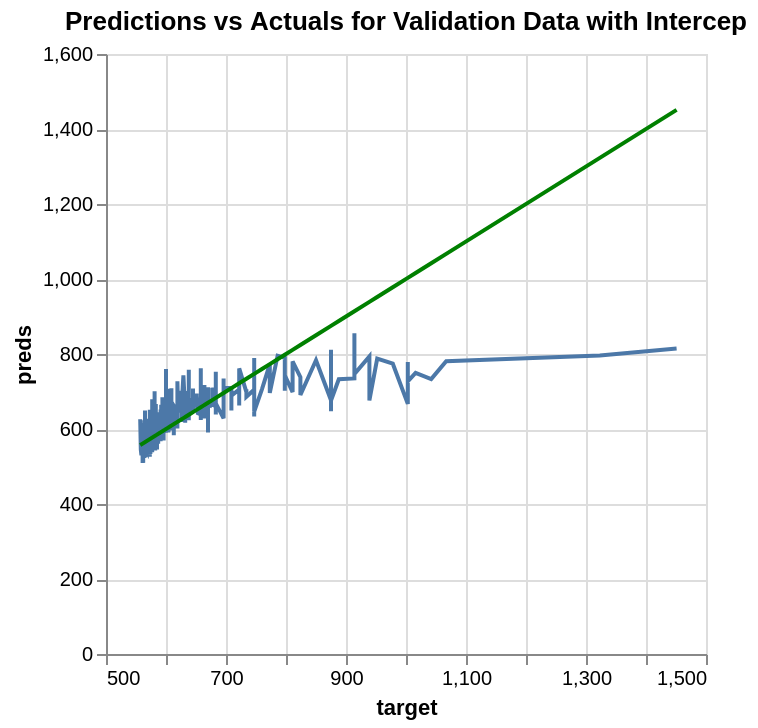

Notebook cell for this chart:
### Code cell
perfect = alt.Chart(pd.DataFrame({'target': y_val.values.flatten(), 'preds': y_val.values.flatten()})).mark_line(color='green').encode(
    x='target',
    y='preds'
)

pred_chart_val = alt.Chart(pd.DataFrame({'target': y_val.values.flatten(), 'preds': y_val_pred_T.flatten()})).mark_line().encode(
    x='target',
    y='preds'
)

(pred_chart_val + perfect).properties(title = 'Predictions vs Actuals for Validation Data with Intercep')

### Figure 1 — Vega-Lite specification as saved in the notebook (floating-point values rounded to 4 significant figures; data arrays with more than 128 entries replaced by an {"elided": "..."} marker saying what was removed)
{"config": {"view": {"continuousWidth": 300, "continuousHeight": 300}}, "layer": [{"data": {"name": "data-6b746da5eb303151b6f034b843c33752"}, "mark": {"type": "line"}, "encoding": {"x": {"field": "target", "type": "quantitative"}, "y": {"field": "preds", "type": "quantitative"}}}, {"data": {"name": "data-30892efbad84943f1aa503ae8c9f6840"}, "mark": {"type": "line", "color": "green"}, "encoding": {"x": {"field": "target", "type": "quantitative"}, "y": {"field": "preds", "type": "quantitative"}}}], "title": "Predictions vs Actuals for Validation Data with Intercep", "$schema": "https://vega.github.io/schema/vega-lite/v5.20.1.json", "datasets": {"data-6b746da5eb303151b6f034b843c33752": {"elided": "1320 records"}, "data-30892efbad84943f1aa503ae8c9f6840": {"elided": "1320 records"}}}
